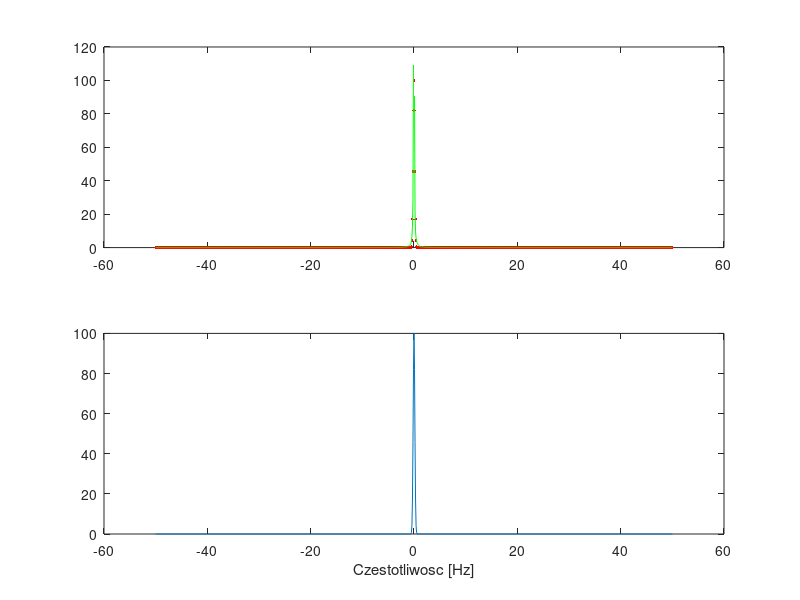

MATLAB code to generate this figure:
%%
close all; clear; clc;
% ZADANIE 4 a)
%prostokat, 
%t=<-pi,pi>s, FS=100;

Fs=100;
t = -pi:(1/Fs):pi;
x1=1*(abs(t)<=1); % amp=1, szer=2, sr=0
plot(t,x1,'r')
subplot(211), plot(t,x1,'r')
%subplot(212), plot(tc,xc,'c')
xlabel('czas [s]');
XT=fftshift(fft(x1)); % przesuniecie transformaty
WA=abs(XT)/Fs; % widmo amplitudowe %%% dzielimy przez Fs poniewaz wykres za maly
WF=angle(XT); % widmo fazowe
%f=linspace(0,Fs,length(t)); % wektor czestotliwosci (polecenie zwraca wektor od zera do Fs o dlugosci (t))
% WIDMO FAZOWE I AMPLITUDOWE JEST FUNKCJĄ CZESTOTLIWOŚCI A NIE CZASU!!!
% (polowa punktow zabrana za bedne myslenie)
f=linspace(-Fs/2,Fs/2,length(t));
subplot(212), plot(f,WA);
xlabel('Czestotliwosc [Hz]');
xt=abs(2*sinc(f*2)); % abs() poniewaz chcemy porownac widmo z widmem, 
% transformate z transformata,( mnozymy f*2 poniewaz sinc() w matlabie jest
% iinny więc tak trzeba)
% , mnozymy 
subplot(211), plot(f,WA,'.r',f,xt,'g')
%%
close all; clear; clc;
% ZADANIE 4 b)
%trójkąt, 
%t=<-5,5>s, FS=100;

Fs=100;
t = -5:(1/Fs):5;
x1=((1-abs(t)).*(abs(t)<=1)); % amp=1, szer=2, sr=0
plot(t,x1,'r')
subplot(211), plot(t,x1,'r')
xlabel('czas [s]');
XT=fftshift(fft(x1)); % przesuniecie transformaty
WA=abs(XT); % widmo amplitudowe %%% dzielimy przez Fs poniewaz wykres za maly
WF=angle(XT); % widmo fazowe
%f=linspace(0,Fs,length(t)); % wektor czestotliwosci (polecenie zwraca wektor od zera do Fs o dlugosci (t))
% WIDMO FAZOWE I AMPLITUDOWE JEST FUNKCJĄ CZESTOTLIWOŚCI A NIE CZASU!!!
% (polowa punktow zabrana za bedne myslenie)
f=linspace(-Fs/2,Fs/2,length(t));
subplot(212), plot(f,WA);
xlabel('Czestotliwosc [Hz]');
xt=abs(-(1./f).*(sinc(2*f)-(1./f))); % abs() poniewaz chcemy porownac widmo z widmem, 
% transformate z transformata,( mnozymy f*2 poniewaz sinc() w matlabie jest
% iinny więc tak trzeba)
% , mnozymy 
subplot(211), plot(f,WA,'r',f,xt,'g')
%%
close all; clear; clc;
% ZADANIE 4 c)
%sygnal harmoniczny, amp=1, okres=1 
%t=<-4pi,4pi>s, FS=100;

Fs=100;
t = -4*pi:(1/Fs):4*pi;
x1=sin(2*pi*t); % amp=1, okres=1
plot(t,x1,'r')
subplot(211), plot(t,x1,'r')
xlabel('czas [s]');
XT=fftshift(fft(x1)); % przesuniecie transformaty
WA=abs(XT); % widmo amplitudowe %%% dzielimy przez Fs poniewaz wykres za maly
WF=angle(XT); % widmo fazowe
%f=linspace(0,Fs,length(t)); % wektor czestotliwosci (polecenie zwraca wektor od zera do Fs o dlugosci (t))
% WIDMO FAZOWE I AMPLITUDOWE JEST FUNKCJĄ CZESTOTLIWOŚCI A NIE CZASU!!!
% (polowa punktow zabrana za bedne myslenie)
f=linspace(-Fs/2,Fs/2,length(t));
subplot(212), plot(f,WA);
xlabel('Czestotliwosc [Hz]');
xt=0*f; % abs() poniewaz chcemy porownac widmo z widmem, 
% transformate z transformata,( mnozymy f*2 poniewaz sinc() w matlabie jest
% iinny więc tak trzeba)
% , mnozymy 
subplot(211), plot(f,WA,'.r',f,xt,'g')
%%
close all; clear; clc;
% ZADANIE 4 b)
%GAUSSA, sr=0, odchykenie=1
%t=<-5,5>s, FS=100;

Fs=100;
t = -5:(1/Fs):5;
x1=(1/sqrt(2*pi)*exp(-(t.*t)./2)); % amp=1, szer=2, sr=0
plot(t,x1,'r')
subplot(211), plot(t,x1,'r')
xlabel('czas [s]');
XT=fftshift(fft(x1)); % przesuniecie transformaty
WA=abs(XT); % widmo amplitudowe %%% dzielimy przez Fs poniewaz wykres za maly
WF=angle(XT); % widmo fazowe
%f=linspace(0,Fs,length(t)); % wektor czestotliwosci (polecenie zwraca wektor od zera do Fs o dlugosci (t))
% WIDMO FAZOWE I AMPLITUDOWE JEST FUNKCJĄ CZESTOTLIWOŚCI A NIE CZASU!!!
% (polowa punktow zabrana za bedne myslenie)
f=linspace(-Fs/2,Fs/2,length(t));
subplot(212), plot(f,WA);
xlabel('Czestotliwosc [Hz]');
xt=abs(-(1./f).*(sinc(2*f)-(1./f))); % abs() poniewaz chcemy porownac widmo z widmem, 
% transformate z transformata,( mnozymy f*2 poniewaz sinc() w matlabie jest
% iinny więc tak trzeba)
% , mnozymy 
subplot(211), plot(f,WA,'.r',f,xt,'g')